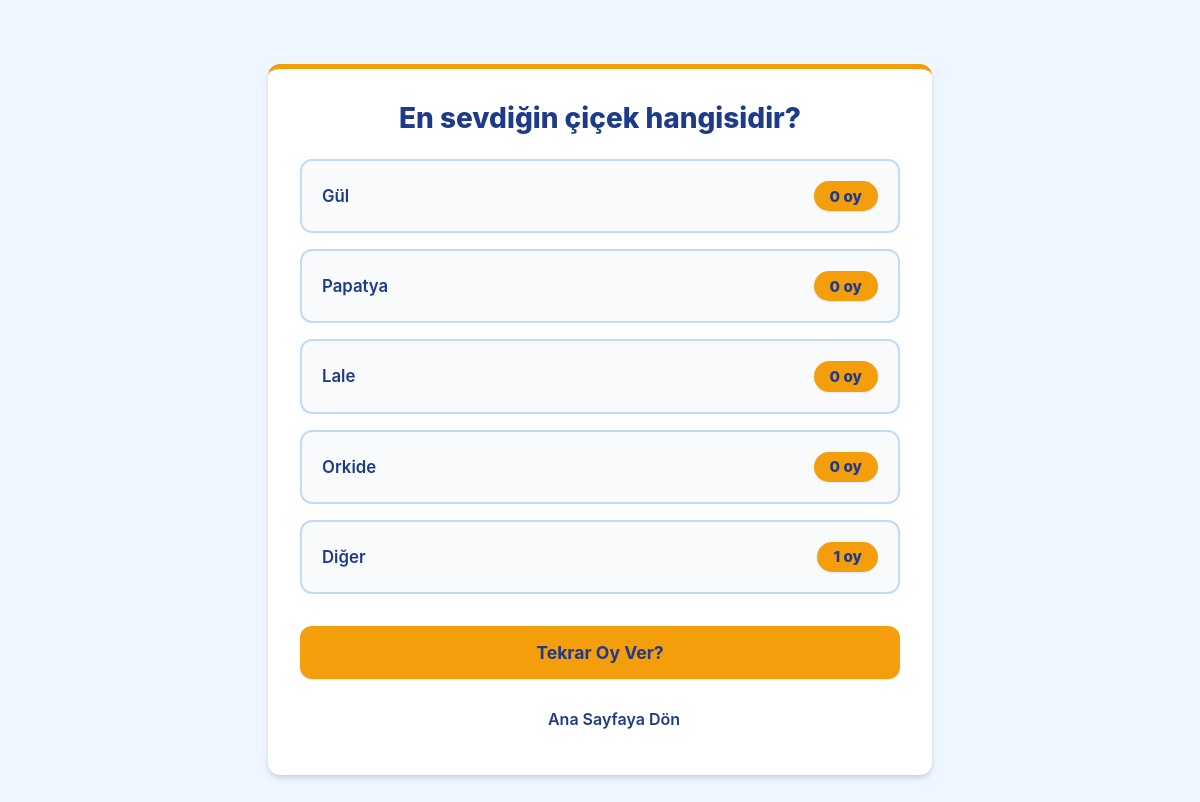
Page /polls/1/results/ on the committed database.
### polls/models.py (models this page shows, shortened)
class Question(models.Model):
    question_text = models.CharField(max_length=200)
    pub_date = models.DateTimeField("date published")

class Choice(models.Model):
    question = models.ForeignKey(Question, on_delete=models.CASCADE)
    choice_text = models.CharField(max_length=200)
    votes = models.IntegerField(default=0)

### polls/views.py (the view)
# urls.py: path("<int:pk>/results/", views.ResultsView.as_view(), name="results"),
class ResultsView(generic.DetailView):
    model = Question
    template_name = "polls/results.html"

### polls/templates/polls/results.html (shortened to what this page needs)
{% load static %}
<!DOCTYPE html>
<html lang="tr">
<head>
    <link rel="stylesheet" href="{% static 'polls/style.css' %}">
</head>
<body>
    <div class="container">
        <h1>{{ question.question_text }}</h1>
        <ul class="results-list">
        {% for choice in question.choice_set.all %}
            <li class="result-item">
                <span class="result-text">{{ choice.choice_text }}</span>
                <span class="result-votes">{{ choice.votes }} oy</span>
            </li>
        {% endfor %}
        </ul>
        <a href="{% url 'polls:detail' question.id %}" class="btn-submit" style="display: block; text-align: center; text-decoration: none; box-sizing: border-box; margin-bottom: 1rem;">Tekrar Oy Ver?</a>
        <a href="{% url 'polls:index' %}" class="link-back">Ana Sayfaya Dön</a>
    </div>
</body>
</html>

### polls/static/polls/style.css (style rules this page uses)
:root { --primary-color: #f59e0b; --primary-hover: #d97706; --bg-color: #eff6ff; --card-bg: #ffffff; --text-main: #1e3a8a; --text-muted: #6b7280; --border-color: #bfdbfe; --shadow-sm: 0 1px 2px 0 rgba(30, 58, 138, 0.1); --shadow-md: 0 4px 6px -1px rgba(30, 58, 138, 0.15), 0 2px 4px -1px rgba(30, 58, 138, 0.1); --rounded-lg: 0.75rem; }
body { font-family: 'Inter', -apple-system, BlinkMacSystemFont, "Segoe UI", Roboto, Helvetica, Arial, sans-serif; background-color: var(--bg-color); color: var(--text-main); margin: 0; padding: 0; display: flex; justify-content: center; align-items: flex-start; min-height: 100vh; padding-top: 3rem; }
.container { width: 100%; max-width: 600px; background-color: var(--card-bg); border-radius: var(--rounded-lg); box-shadow: var(--shadow-md); padding: 2rem; margin: 1rem; border-top: 5px solid var(--primary-color); }
h1 { font-size: 1.75rem; font-weight: 800; margin-top: 0; margin-bottom: 1.5rem; color: var(--text-main); text-align: center; }
.btn-submit { width: 100%; background-color: var(--primary-color); color: var(--text-main); border: none; padding: 1rem 1.5rem; font-size: 1.1rem; font-weight: 700; border-radius: var(--rounded-lg); cursor: pointer; transition: all 0.2s; box-shadow: var(--shadow-sm); }
.results-list { list-style: none; padding: 0; margin: 0; display: flex; flex-direction: column; gap: 1rem; margin-bottom: 2rem; }
.result-item { display: flex; justify-content: space-between; align-items: center; padding: 1.25rem; background-color: #f8fafc; border-radius: var(--rounded-lg); border: 2px solid var(--border-color); }
.result-text { font-weight: 600; font-size: 1.05rem; color: var(--text-main); }
.result-votes { background-color: var(--primary-color); color: var(--text-main); padding: 0.35rem 1rem; border-radius: 9999px; font-size: 0.95rem; font-weight: 800; box-shadow: var(--shadow-sm); }
.link-back { display: inline-block; color: var(--text-main); text-decoration: none; font-weight: 600; text-align: center; width: 100%; padding: 0.75rem; border: 2px solid transparent; border-radius: var(--rounded-lg); transition: all 0.2s; }

### rows in the picture
Question: question_text "En sevdiğin çiçek hangisidir?"
Choice: choice_text "Gül", votes "0"
Choice: choice_text "Papatya", votes "0"
Choice: choice_text "Lale", votes "0"
Choice: choice_text "Orkide", votes "0"
Choice: choice_text "Diğer", votes "1"
